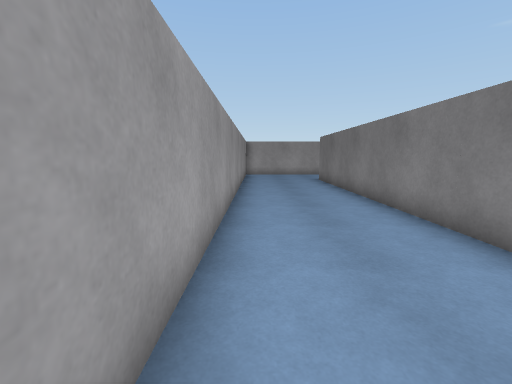
view 1 (above)

21 first-person views from a walk through a scene from a Unity 3-D project. The camera is 1.4 m above the floor, tilts 8° down and sees 90° across. Doors are open. The floor is counted in squares, 1 m on a side. Each view is taken from the middle of a square. On the plan, view 1 faces up. The plan holds only what a view shows up to about 13 squares ahead; the rest is blank. The place goes on beyond the plan. The player character is not drawn. Surface patterns are stand-ins for the level's own textures.

view 2
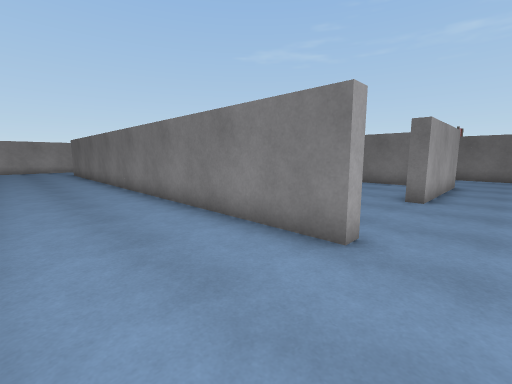

view 3
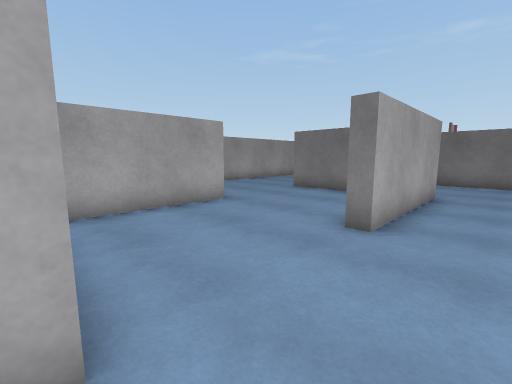

view 4
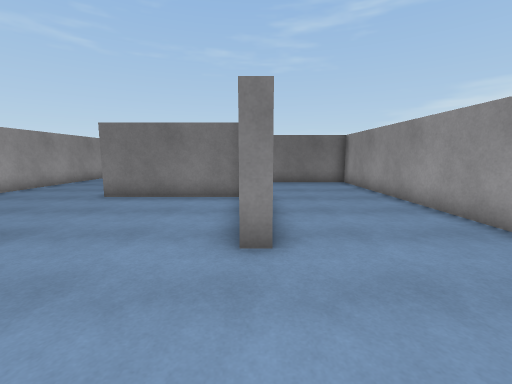

view 5
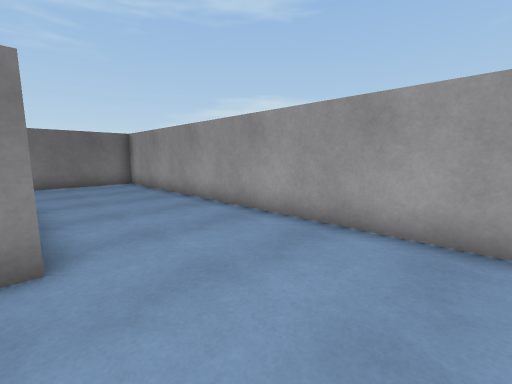

view 6
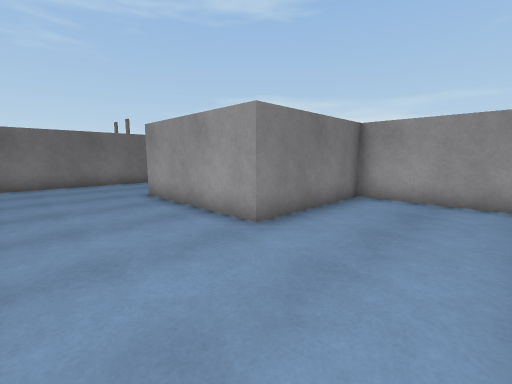

view 7
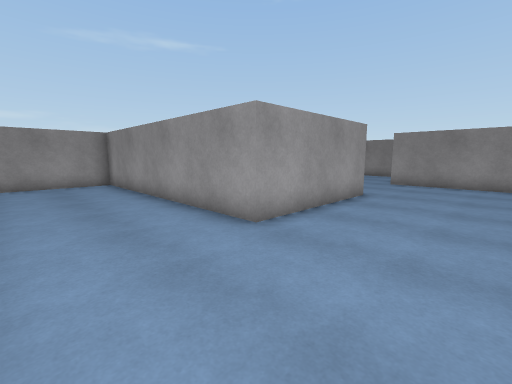

view 8
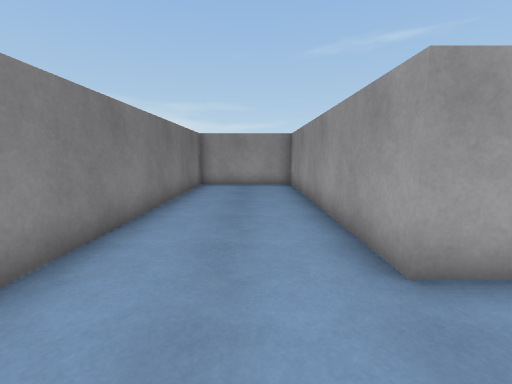

view 9
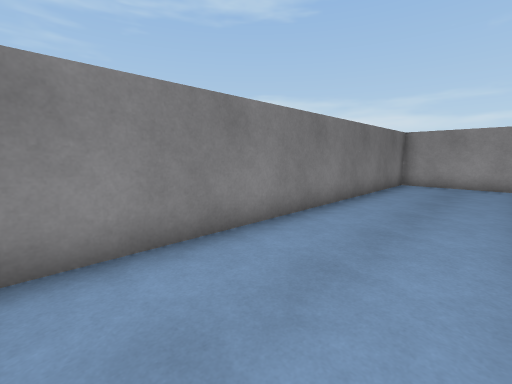

view 10
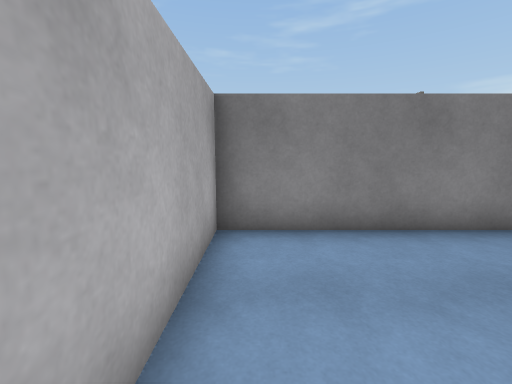

view 11
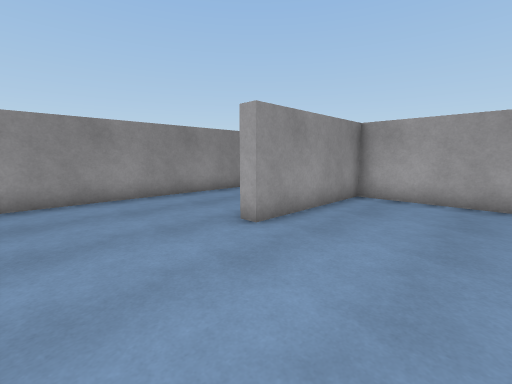

view 12
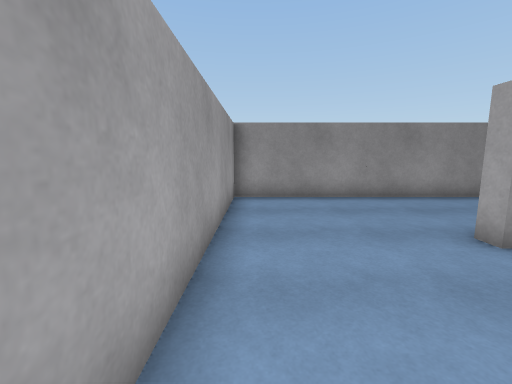

view 13
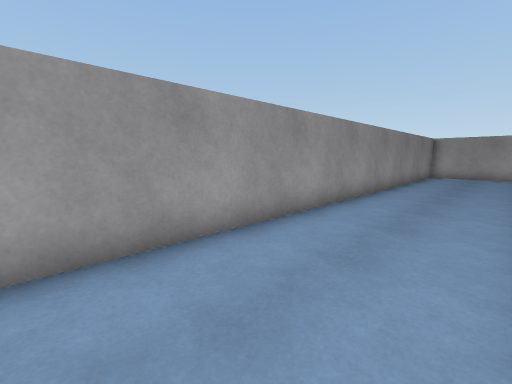

view 14
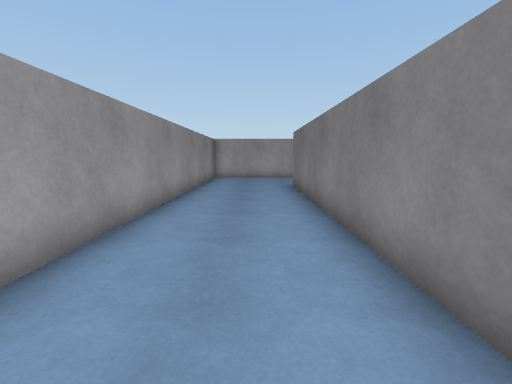

view 15
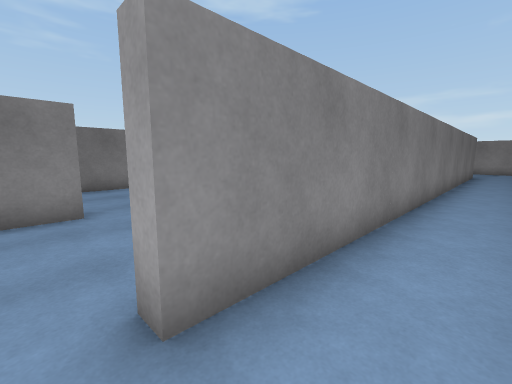

view 16
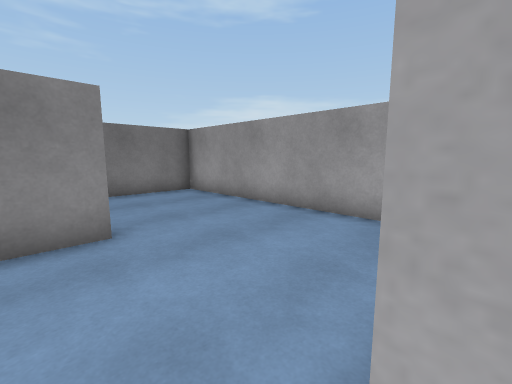

view 17
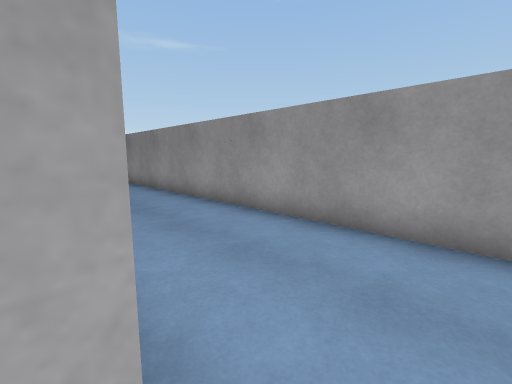

view 18
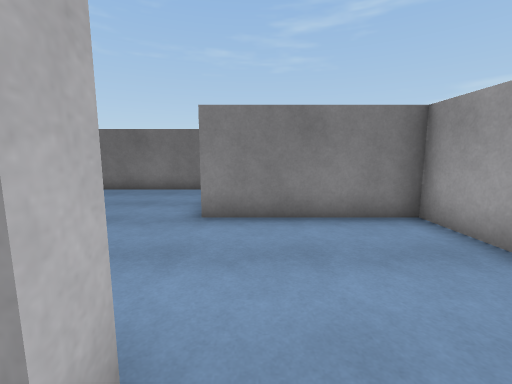

view 19
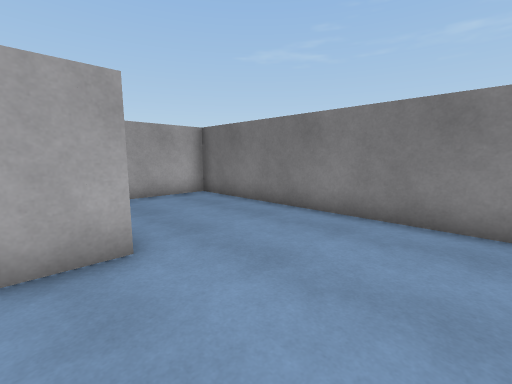

view 20
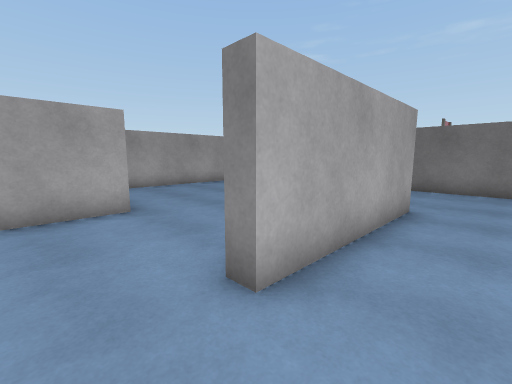

view 21
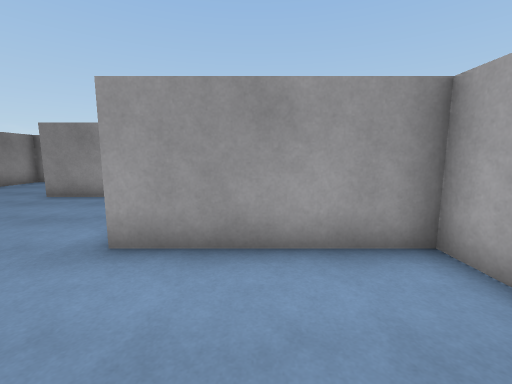

### Floor plan
Points are (right, up) in squares from view 1. A wall is a line through its corners. A room is listed if a view was taken in it or the views show most of it. See-through windows are left out.
Room 1 (views 1, 2, 3, 4, 5, 6, 7, 8, 9, 10, 11, 12, 13, 14, 15, 19, 20, 21)
walls: (9.9, -4.8) (13.7, -4.8) (13.7, 0.3) (19.2, 0.3) (19.2, -9.8) (23.7, -9.8) (23.7, 4.7) (19.6, 4.7); (14.4, -5.3) (8.7, -5.3) (8.7, -4.8); (18.1, 4.7) (9.2, 4.7) (9.2, -0.3) (4.3, -0.3) (4.3, -5.3) (3.8, -5.3) (3.8, 15.2); (-0.7, 16.1) (-0.7, -9.8) (18.8, -9.8) (18.8, -0.3) (15.9, -0.3)
ways out: opening at (4, 16) to room 2
Room 2 (views 16, 17, 18)
walls: (9.2, 14.7) (8.7, 14.7) (8.7, 16.1); (5.9, 10.2) (13.7, 10.2) (13.7, 15.2); (3.8, 15.2) (4.2, 15.2)
ways out: opening at (4, 16) to room 1

Positions as (right, up) in squares from view 1, and headings:
1: (0, 0), facing up
2: (0, -7), facing up-right
3: (4, -7), facing up-right
4: (5, -5), facing right
5: (5, -5), facing down-right
6: (10, 4), facing down-right
7: (23, 4), facing down-left
8: (21, 3), facing down
9: (20, 4), facing down-right
10: (19, 4), facing right
11: (8, -9), facing up-left
12: (8, -9), facing left
13: (3, 0), facing up-left
14: (2, 3), facing up
15: (2, 16), facing down-right
16: (4, 16), facing down-right
17: (4, 16), facing down-left
18: (8, 14), facing right
19: (13, -9), facing up-right
20: (7, -7), facing up-right
21: (13, 2), facing left
